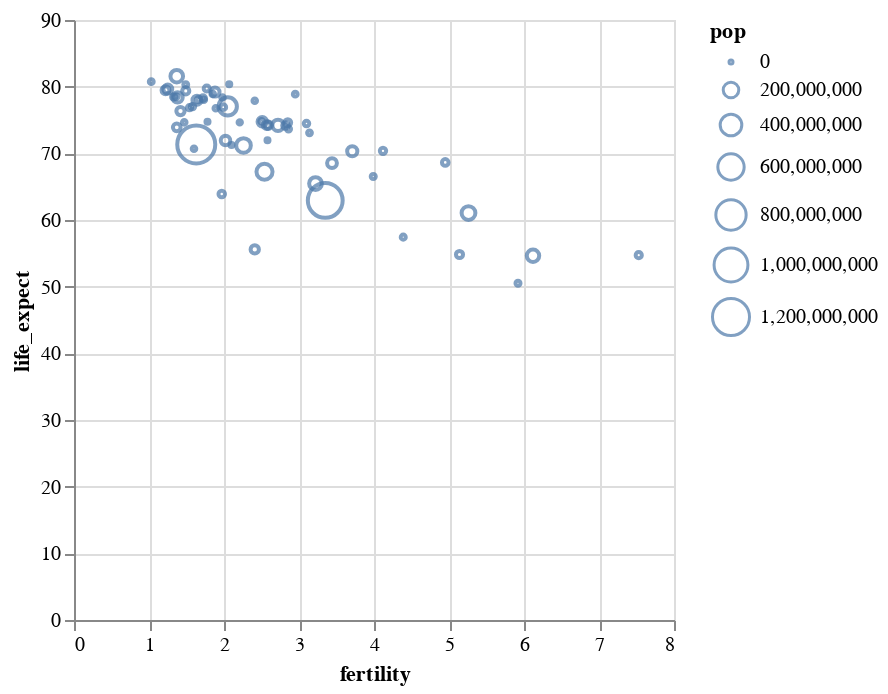

The code cell stored with this chart in its notebook:
### Code cell
alt.Chart(data2000).mark_point().encode(
    alt.X('fertility:Q'),
    alt.Y('life_expect:Q'),
    alt.Size('pop:Q')
)

### Figure 1 — Vega-Lite specification as saved in the notebook (floating-point values rounded to 4 significant figures)
{"config": {"view": {"continuousWidth": 300, "continuousHeight": 300}}, "data": {"name": "data-bc091f26dcbfed41e77a4db283369a07"}, "mark": {"type": "point"}, "encoding": {"size": {"field": "pop", "type": "quantitative"}, "x": {"field": "fertility", "type": "quantitative"}, "y": {"field": "life_expect", "type": "quantitative"}}, "$schema": "https://vega.github.io/schema/vega-lite/v5.20.1.json", "datasets": {"data-bc091f26dcbfed41e77a4db283369a07": [{"year": 2000, "country": "Afghanistan", "cluster": 0, "pop": 19542982, "life_expect": 54.73, "fertility": 7.53}, {"year": 2000, "country": "Argentina", "cluster": 3, "pop": 37070774, "life_expect": 74.22, "fertility": 2.59}, {"year": 2000, "country": "Australia", "cluster": 4, "pop": 19017963, "life_expect": 79.72, "fertility": 1.77}, {"year": 2000, "country": "Austria", "cluster": 1, "pop": 8010428, "life_expect": 78.49, "fertility": 1.36}, {"year": 2000, "country": "Bahamas", "cluster": 3, "pop": 325014, "life_expect": 71.25, "fertility": 2.1}, {"year": 2000, "country": "Bangladesh", "cluster": 0, "pop": 129193327, "life_expect": 65.47, "fertility": 3.22}, {"year": 2000, "country": "Barbados", "cluster": 3, "pop": 264657, "life_expect": 74.74, "fertility": 1.78}, {"year": 2000, "country": "Belgium", "cluster": 1, "pop": 10264343, "life_expect": 78.04, "fertility": 1.66}, {"year": 2000, "country": "Bolivia", "cluster": 3, "pop": 8592656, "life_expect": 66.53, "fertility": 3.99}, {"year": 2000, "country": "Brazil", "cluster": 3, "pop": 175873720, "life_expect": 71.18, "fertility": 2.26}, {"year": 2000, "country": "Canada", "cluster": 3, "pop": 30683313, "life_expect": 79.36, "fertility": 1.49}, {"year": 2000, "country": "Chile", "cluster": 3, "pop": 15351799, "life_expect": 76.93, "fertility": 1.99}, {"year": 2000, "country": "China", "cluster": 4, "pop": 1264099069, "life_expect": 71.33, "fertility": 1.63}, {"year": 2000, "country": "Colombia", "cluster": 3, "pop": 39215135, "life_expect": 74.23, "fertility": 2.57}, {"year": 2000, "country": "Costa Rica", "cluster": 3, "pop": 3979193, "life_expect": 77.9, "fertility": 2.41}, {"year": 2000, "country": "Croatia", "cluster": 1, "pop": 4548434, "life_expect": 74.65, "fertility": 1.47}, {"year": 2000, "country": "Cuba", "cluster": 3, "pop": 11105791, "life_expect": 77.01, "fertility": 1.58}, {"year": 2000, "country": "Dominican Republic", "cluster": 3, "pop": 8540791, "life_expect": 73.66, "fertility": 2.86}, {"year": 2000, "country": "Ecuador", "cluster": 3, "pop": 12626507, "life_expect": 74.46, "fertility": 3.1}, {"year": 2000, "country": "Egypt", "cluster": 5, "pop": 71371371, "life_expect": 68.54, "fertility": 3.44}, {"year": 2000, "country": "El Salvador", "cluster": 3, "pop": 5958482, "life_expect": 73.07, "fertility": 3.14}, {"year": 2000, "country": "Finland", "cluster": 1, "pop": 5176209, "life_expect": 78.04, "fertility": 1.73}, {"year": 2000, "country": "France", "cluster": 1, "pop": 58665453, "life_expect": 79.19, "fertility": 1.88}, {"year": 2000, "country": "Georgia", "cluster": 1, "pop": 4265172, "life_expect": 70.68, "fertility": 1.6}, {"year": 2000, "country": "Germany", "cluster": 1, "pop": 81551677, "life_expect": 78.39, "fertility": 1.38}, {"year": 2000, "country": "Greece", "cluster": 1, "pop": 11038109, "life_expect": 78.44, "fertility": 1.33}, {"year": 2000, "country": "Grenada", "cluster": 3, "pop": 107432, "life_expect": 71.97, "fertility": 2.58}, {"year": 2000, "country": "Haiti", "cluster": 3, "pop": 8360225, "life_expect": 57.43, "fertility": 4.39}, {"year": 2000, "country": "Hong Kong, China", "cluster": 4, "pop": 6731195, "life_expect": 80.75, "fertility": 1.03}, {"year": 2000, "country": "Iceland", "cluster": 1, "pop": 281462, "life_expect": 80.35, "fertility": 2.07}, {"year": 2000, "country": "India", "cluster": 0, "pop": 1059633675, "life_expect": 62.94, "fertility": 3.35}, {"year": 2000, "country": "Indonesia", "cluster": 4, "pop": 214072421, "life_expect": 67.24, "fertility": 2.54}, {"year": 2000, "country": "Iran", "cluster": 5, "pop": 65544383, "life_expect": 71.94, "fertility": 2.02}, {"year": 2000, "country": "Iraq", "cluster": 5, "pop": 24628858, "life_expect": 68.64, "fertility": 4.95}, {"year": 2000, "country": "Ireland", "cluster": 1, "pop": 3768950, "life_expect": 76.77, "fertility": 1.89}, {"year": 2000, "country": "Israel", "cluster": 5, "pop": 6116958, "life_expect": 78.87, "fertility": 2.95}, {"year": 2000, "country": "Italy", "cluster": 1, "pop": 56966397, "life_expect": 79.64, "fertility": 1.25}, {"year": 2000, "country": "Jamaica", "cluster": 3, "pop": 2612205, "life_expect": 74.64, "fertility": 2.21}, {"year": 2000, "country": "Japan", "cluster": 4, "pop": 126803861, "life_expect": 81.57, "fertility": 1.37}, {"year": 2000, "country": "Kenya", "cluster": 2, "pop": 30851606, "life_expect": 54.83, "fertility": 5.14}, {"year": 2000, "country": "Lebanon", "cluster": 5, "pop": 4320642, "life_expect": 74.82, "fertility": 2.5}, {"year": 2000, "country": "Mexico", "cluster": 3, "pop": 97873442, "life_expect": 74.21, "fertility": 2.72}, {"year": 2000, "country": "Netherlands", "cluster": 1, "pop": 15899135, "life_expect": 78.28, "fertility": 1.72}, {"year": 2000, "country": "New Zealand", "cluster": 4, "pop": 3855266, "life_expect": 78.39, "fertility": 1.98}, {"year": 2000, "country": "Nigeria", "cluster": 2, "pop": 122851984, "life_expect": 54.63, "fertility": 6.12}, {"year": 2000, "country": "North Korea", "cluster": 4, "pop": 23367059, "life_expect": 63.9, "fertility": 1.97}, {"year": 2000, "country": "Norway", "cluster": 1, "pop": 4491202, "life_expect": 78.9, "fertility": 1.85}, {"year": 2000, "country": "Pakistan", "cluster": 0, "pop": 154369924, "life_expect": 61.04, "fertility": 5.26}, {"year": 2000, "country": "Peru", "cluster": 3, "pop": 26654439, "life_expect": 74.61, "fertility": 2.85}, {"year": 2000, "country": "Philippines", "cluster": 4, "pop": 77958223, "life_expect": 70.31, "fertility": 3.71}, {"year": 2000, "country": "Poland", "cluster": 1, "pop": 38504431, "life_expect": 73.9, "fertility": 1.37}, {"year": 2000, "country": "Portugal", "cluster": 1, "pop": 10300626, "life_expect": 76.84, "fertility": 1.54}, {"year": 2000, "country": "Rwanda", "cluster": 2, "pop": 8109989, "life_expect": 50.51, "fertility": 5.92}, {"year": 2000, "country": "Saudi Arabia", "cluster": 5, "pop": 21547390, "life_expect": 70.37, "fertility": 4.12}, {"year": 2000, "country": "South Africa", "cluster": 2, "pop": 46813266, "life_expect": 55.58, "fertility": 2.41}, {"year": 2000, "country": "South Korea", "cluster": 4, "pop": 46788591, "life_expect": 76.34, "fertility": 1.42}, {"year": 2000, "country": "Spain", "cluster": 1, "pop": 40741651, "life_expect": 79.47, "fertility": 1.22}, {"year": 2000, "country": "Switzerland", "cluster": 1, "pop": 7182059, "life_expect": 80.3, "fertility": 1.49}, {"year": 2000, "country": "Turkey", "cluster": 1, "pop": 64113547, "life_expect": 74.73, "fertility": 2.51}, {"year": 2000, "country": "United Kingdom", "cluster": 1, "pop": 58850043, "life_expect": 77.97, "fertility": 1.64}, {"year": 2000, "country": "United States", "cluster": 3, "pop": 282398554, "life_expect": 77.03, "fertility": 2.05}, {"year": 2000, "country": "Venezuela", "cluster": 3, "pop": 24427729, "life_expect": 74.17, "fertility": 2.82}]}}
